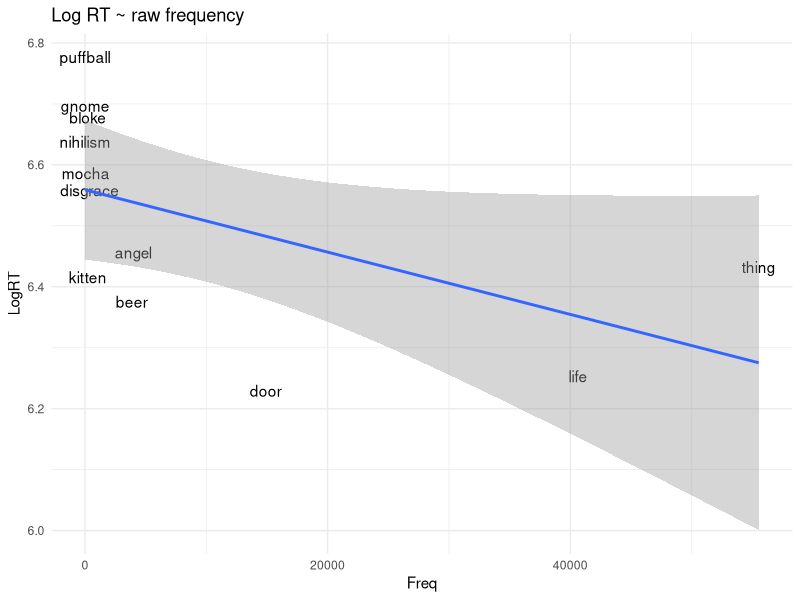
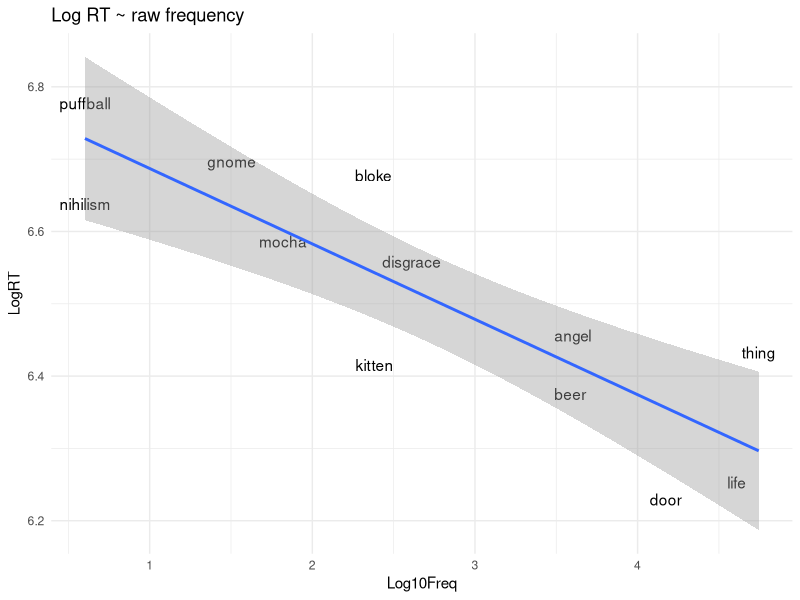

Write the R code that produced these figures, in order.
# Statistics for Linguists: An Introduction Using R
# Code presented inside Chapter 5


# --------------------------------------------------------
# 5.4. Using logarithms to describe magnitudes

# The log10 tracks the order of magnitude:

log10(100) # corresponds to 10 * 10 (2 times multiplied)
log10(1000) # corresponds to multiplying 10 three times

# The logarithm's inverse is the exponential function:

10 ^ 2
10 ^ 3

# Create a vector with five response times:

RTs <- c(600, 650, 700, 1000, 4000)

# Check:

RTs

# Log-transform these with the natural log (base "e"):

logRTs <- log(RTs)

# Check:

logRTs

# To undo the logging, exponentiate to the power of "e":

exp(logRTs)

# This undoes the logging.



# --------------------------------------------------------
# 5.5. Regression analysis of word frequency data in R:

# Load tidyverse and broom packages:

library(tidyverse)
library(broom)

# Load the frequency data (same as Chapter 4):

ELP <- read_csv('ELP_frequency.csv')

# Check content of tibble:

ELP

# Log10-transform frequency, log-transform RTs:

ELP <- mutate(ELP,
              Log10Freq = log10(Freq),
              LogRT = log(RT))

# Check:

ELP

# Plot of the raw frequency data:

ELP %>% ggplot(aes(x = Freq, y = LogRT, label = Word)) +
  geom_text() +
  geom_smooth(method = 'lm') +
  ggtitle('Log RT ~ raw frequency') +
  theme_minimal()

# Compare to the plot of the Log frequency data:

ELP %>% ggplot(aes(x = Log10Freq, y = LogRT, label = Word)) +
  geom_text() +
  geom_smooth(method = 'lm') +
  ggtitle('Log RT ~ raw frequency') +
  theme_minimal()

# Fit a regression model:

ELP_mdl <- lm(LogRT ~ Log10Freq, data = ELP)

# Look at output:

tidy(ELP_mdl)

# Extract coefficients:

b0 <- tidy(ELP_mdl)$estimate[1]	# intercept
b1 <- tidy(ELP_mdl)$estimate[2]	# slope

# Predicted logRT for log frequency of 1 and 3:

logRT_10freq <- b0 + b1 * 1
logRT_1000freq <- b0 + b1 * 3

# Check:

logRT_10freq
logRT_1000freq

# These are the logRT predictions, so exponentiate...
# ... to get raw RTs:

exp(logRT_10freq)
exp(logRT_1000freq)



# --------------------------------------------------------
# 5.6. Centering and standardization in R:

# Center and standardize in one go:

ELP <- mutate(ELP,
              Log10Freq_c = Log10Freq - mean(Log10Freq),
              Log10Freq_z = Log10Freq_c / sd(Log10Freq_c))

# Select the frequency columns to compare:

select(ELP, Freq, Log10Freq, Log10Freq_c, Log10Freq_z)

# Same as before, but this time using scale():

ELP <- mutate(ELP,
              Log10Freq_c = scale(Log10Freq, scale = FALSE),
              Log10Freq_z = scale(Log10Freq))

# Fit raw, centered and unc

ELP_mdl_c <- lm(LogRT ~ Log10Freq_c, ELP)
ELP_mdl_z <- lm(LogRT ~ Log10Freq_z, ELP)

# Check the estimates:

tidy(ELP_mdl) %>% select(term, estimate)
tidy(ELP_mdl_c) %>% select(term, estimate)
tidy(ELP_mdl_z) %>% select(term, estimate)

# Check the R-squared: should be the same:

glance(ELP_mdl)$r.squared
glance(ELP_mdl_c)$r.squared
glance(ELP_mdl_z)$r.squared

# Compare to nonlinear transformation:

glance(lm(LogRT ~ Freq, ELP))$r.squared

# Clearly a different model, since different fit.

# Check correlation:

with(ELP, cor(Log10Freq, LogRT))

# Make linear regression correspond to correlation:

ELP_cor <- lm(scale(LogRT) ~ -1 + Log10Freq_z, ELP)

# Select estimate:

tidy(ELP_cor) %>% select(estimate)

